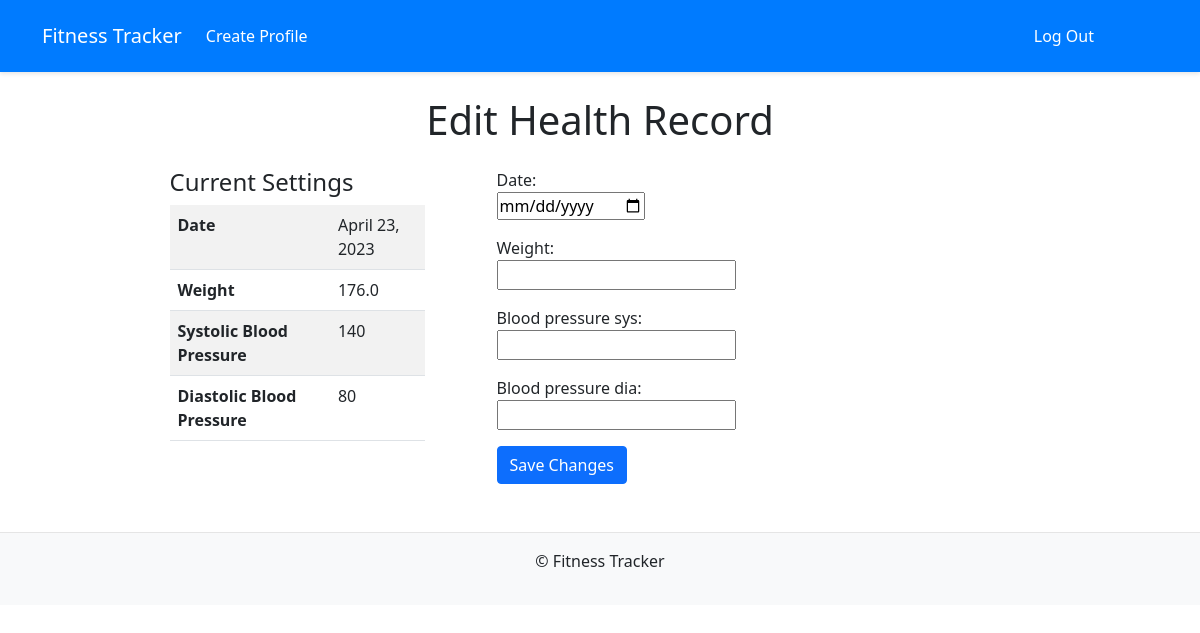
Screenshot of /1/1/edit_record/ (signed in) with the database file from the repository.
### core/models.py (models this page shows, shortened)
class HealthRecord(models.Model):
    class Meta:
        ordering = ('-date',)
    athlete = models.ForeignKey(Athlete, on_delete=models.CASCADE)
    date = models.DateField()
    weight = models.DecimalField(decimal_places=1, max_digits=4)
    blood_pressure_sys = models.IntegerField(validators=[MinValueValidator(30), MaxValueValidator(170)], null=True, blank=True)
    blood_pressure_dia = models.IntegerField(validators=[MinValueValidator(30), MaxValueValidator(170)], null=True, blank=True)

### core/views.py (the view, shortened to what this page needs)
# urls.py: path('<int:athlete_pk>/<int:record_pk>/edit_record/', views.EditHealthRecord.as_view(), name='edit_record'),
class EditHealthRecord(View, LoginRequiredMixin):
    def get(self, request, athlete_pk, record_pk):
        user = request.user
        athlete = Athlete.objects.get(user=user, pk=athlete_pk)
        record = HealthRecord.objects.get(athlete=athlete, pk=record_pk)
        form = CreateHealthRecordForm()
        context = {
            'athlete': athlete,
            'record': record,
            'form': form
        }
        return render(request, 'core/edit_health_record.html', context)

### core/forms.py
class CreateHealthRecordForm(forms.ModelForm):
    class Meta:
        model = HealthRecord
        fields = ['date', 'weight', 'blood_pressure_sys', 'blood_pressure_dia']
        widgets = {
            'date': forms.DateInput(attrs={'type': 'date'}),
            'weight': forms.TextInput(),
            'blood_pressure_sys': forms.TextInput(),
            'blood_pressure_dia': forms.TextInput(),
        }

### core/templates/core/edit_health_record.html (shortened to what this page needs)
{% extends 'core/base.html' %}
{% block content %}
<div class="container">
    <h1 class="my-4 text-center">Edit Health Record</h1>
    <div class="row justify-content-center">
        <div class="col-md-3 me-5">
            <h4>Current Settings</h4>
            <div class="d-grid gap-2">
                <table class="table table-striped">
                    <tbody>
                        <tr>
                            <th>Date</th>
                            <td>{{ record.date }}</td>
                        </tr>
                        <tr>
                            <th>Weight</th>
                            <td>{{ record.weight }}</td>
                        </tr>
                        <tr>
                            <th>Systolic Blood Pressure</th>
                            <td>{{ record.blood_pressure_sys }}</td>
                        </tr>
                        <tr>
                            <th>Diastolic Blood Pressure</th>
                            <td>{{ record.blood_pressure_dia }}</td>
                        </tr>
                    </tbody>
                </table>
            </div>
        </div>
        <div class="col-md-6">
            <form method="post" action=".">
                {% for field in form %}
                    <div class="mb-3">
                        {{ field.label_tag }} <br>
                        {{ field }}
                    </div>
                {% endfor %}
                <button type="submit" class="btn btn-primary">Save Changes</button>
            </form>
        </div>
    </div>
</div>
{% endblock content %}

### rows the page displays
HealthRecord: date "April 23, 2023", weight "176.0", blood_pressure_sys "140", blood_pressure_dia "80"

### other values shown
{{ field.label_tag }} "Date:" "Weight:" "Blood pressure sys:" "Blood pressure dia:"
